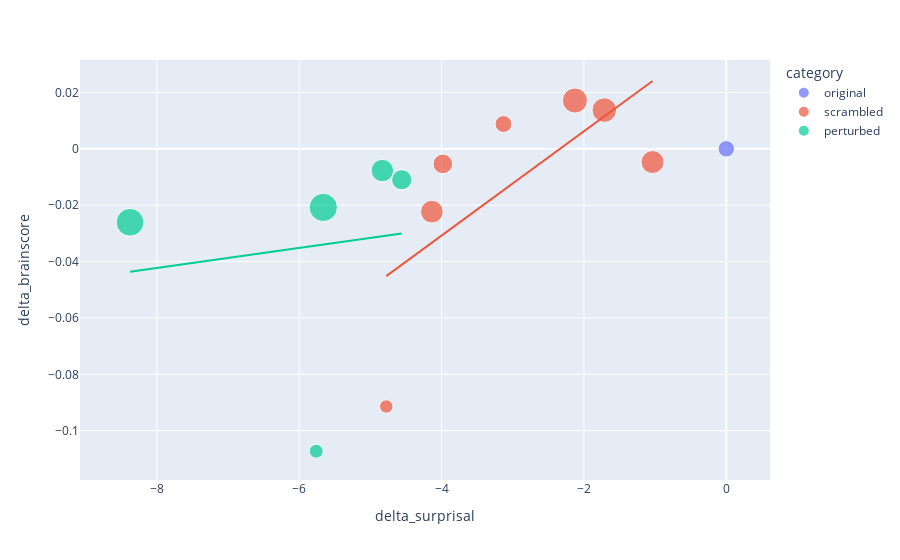

Source (notebook cell):
### Code cell
import plotly.express as px
fig = px.scatter(plot_df, x="delta_surprisal", y="delta_brainscore", color="category", hover_data=["condition"],
                size="error", trendline="ols")
fig.show()

### Figure 1 — Plotly figure (JSON) as saved in the notebook; plotly's stock layout.template omitted (floating-point values rounded to 4 significant figures)
{"data": [{"customdata": [["original"]], "hovertemplate": "category=original<br>delta_surprisal=%{x}<br>delta_brainscore=%{y}<br>error=%{marker.size}<br>condition=%{customdata[0]}<extra></extra>", "legendgroup": "original", "marker": {"color": "#636efa", "size": [0.01411], "sizemode": "area", "sizeref": 0.0001039, "symbol": "circle"}, "mode": "markers", "name": "original", "orientation": "v", "showlegend": true, "type": "scatter", "x": [0], "xaxis": "x", "y": [0], "yaxis": "y"}, {"hovertemplate": "category=original<extra></extra>", "legendgroup": "original", "marker": {"color": "#636efa", "symbol": "circle"}, "mode": "lines", "name": "original", "showlegend": false, "type": "scatter", "xaxis": "x", "yaxis": "y"}, {"customdata": [["scrambled1"], ["scrambled3"], ["scrambled5"], ["scrambled7"], ["backward"], ["lowpmi"], ["random-wl"]], "hovertemplate": "category=scrambled<br>delta_surprisal=%{x}<br>delta_brainscore=%{y}<br>error=%{marker.size}<br>condition=%{customdata[0]}<extra></extra>", "legendgroup": "scrambled", "marker": {"color": "#EF553B", "size": [0.02748, 0.03138, 0.03275, 0.01481, 0.02682, 0.01999, 0.009398], "sizemode": "area", "sizeref": 0.0001039, "symbol": "circle"}, "mode": "markers", "name": "scrambled", "orientation": "v", "showlegend": true, "type": "scatter", "x": [-1.036, -1.714, -2.127, -3.132, -4.137, -3.983, -4.778], "xaxis": "x", "y": [-0.00469, 0.01374, 0.01714, 0.008791, -0.0223, -0.005352, -0.09143], "yaxis": "y"}, {"hovertemplate": "<b>OLS trendline</b><br>delta_brainscore = 0.0184968 * delta_surprisal + 0.0432341<br>R<sup>2</sup>=0.473703<br><br>category=scrambled<br>delta_surprisal=%{x}<br>delta_brainscore=%{y} <b>(trend)</b><extra></extra>", "legendgroup": "scrambled", "marker": {"color": "#EF553B", "symbol": "circle"}, "mode": "lines", "name": "scrambled", "showlegend": false, "type": "scatter", "x": [-4.778, -4.137, -3.983, -3.132, -2.127, -1.714, -1.036], "xaxis": "x", "y": [-0.04515, -0.03329, -0.03044, -0.01469, 0.00389, 0.01153, 0.02406], "yaxis": "y"}, {"customdata": [["nouns"], ["nounsverbs"], ["nounsverbsadj"], ["contentwords"], ["functionwords"]], "hovertemplate": "category=perturbed<br>delta_surprisal=%{x}<br>delta_brainscore=%{y}<br>error=%{marker.size}<br>condition=%{customdata[0]}<extra></extra>", "legendgroup": "perturbed", "marker": {"color": "#00cc96", "size": [0.04004, 0.04154, 0.0264, 0.02118, 0.01008], "sizemode": "area", "sizeref": 0.0001039, "symbol": "circle"}, "mode": "markers", "name": "perturbed", "orientation": "v", "showlegend": true, "type": "scatter", "x": [-8.379, -5.663, -4.833, -4.561, -5.763], "xaxis": "x", "y": [-0.02607, -0.02079, -0.007719, -0.01097, -0.1073], "yaxis": "y"}, {"hovertemplate": "<b>OLS trendline</b><br>delta_brainscore = 0.00355219 * delta_surprisal + -0.0138208<br>R<sup>2</sup>=0.016879<br><br>category=perturbed<br>delta_surprisal=%{x}<br>delta_brainscore=%{y} <b>(trend)</b><extra></extra>", "legendgroup": "perturbed", "marker": {"color": "#00cc96", "symbol": "circle"}, "mode": "lines", "name": "perturbed", "showlegend": false, "type": "scatter", "x": [-8.379, -5.763, -5.663, -4.833, -4.561], "xaxis": "x", "y": [-0.04358, -0.03429, -0.03394, -0.03099, -0.03002], "yaxis": "y"}], "layout": {"legend": {"itemsizing": "constant", "title": {"text": "category"}, "tracegroupgap": 0}, "margin": {"t": 60}, "xaxis": {"anchor": "y", "domain": [0, 1], "title": {"text": "delta_surprisal"}}, "yaxis": {"anchor": "x", "domain": [0, 1], "title": {"text": "delta_brainscore"}}}}
